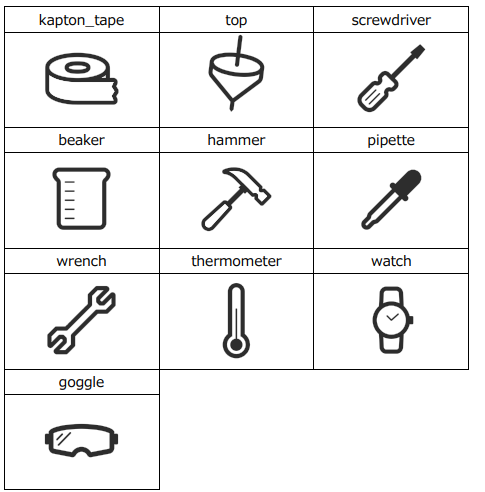
#> input picture PythonImageContouring/All.png, 485 x 492 px
$ python main.py
#> lines starting #> are read from the running program, lines starting #| are printed output that depends on the picture; after the words box and inside, x2 and y2 are one past the last pixel; in counts of white or black regions, pixels touching at a corner belong together
import cv2  # OpenCV Library

# Image to detect shapes on below
image = cv2.imread("All.png")
#> image is the input picture: shape (492, 485, 3); mean B, G, R 239.3, 239.3, 239.3

gray_image = cv2.cvtColor(image, cv2.COLOR_BGR2GRAY)  # Converting to gray image

# Setting threshold value to get new image (In simpler terms: this function checks every pixel, and depending on how
# dark the pixel is, the threshold value will convert the pixel to either black or white (0 or 1)).
_, thresh_image = cv2.threshold(gray_image, 245, 250, cv2.THRESH_BINARY)
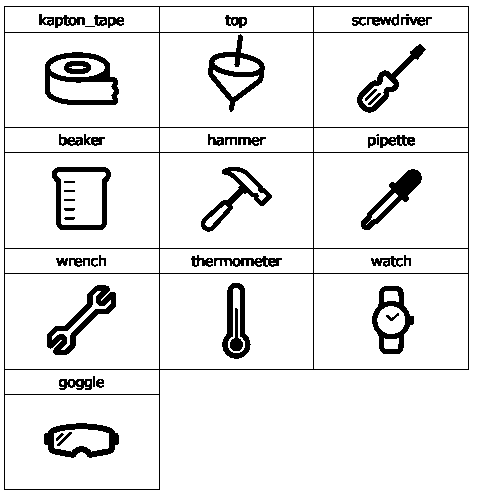
#> thresh_image: shape (492, 485); values 0 (black) and 250 (white), 91.4% white; 53 black regions (4 under 20 px)

# Retrieving outer-edge coordinates in the new threshold image
contours, hierarchy = cv2.findContours(thresh_image, cv2.RETR_TREE, cv2.CHAIN_APPROX_SIMPLE)
#> contours = 131 contours, 42 with area under 20; largest, box (x1, y1, x2, y2) and area: (0, 0, 485, 492) 237644, (3, 5, 470, 491) 188928, (314, 274, 468, 369) 14382, (5, 274, 159, 369) 14382, (314, 153, 468, 248) 14382

# Iterating through each contour to retrieve coordinates of each shape
for i, contour in enumerate(contours):
    if i == 0:
        continue

    # The 2 lines below this comment will approximate the shape we want. The reason being that in certain cases the
    # shape we want might have flaws or might be imperfect, and so, for example, if we have a rectangle with a
    # small piece missing, the program will still count it as a rectangle. The epsilon value will specify the
    # precision in which we approximate our shape.
    epsilon = 0.1 * cv2.arcLength(contour, True)
    approx = cv2.approxPolyDP(contour, epsilon, True)

    # Drawing the outer-edges onto the image
    cv2.drawContours(image, contour, 0, (0, 0, 0), 4)

    # Retrieving coordinates of the contour so that we can put text over the shape.
    x, y, w, h = cv2.boundingRect(approx)
    x_mid = int(x + (w / 3))  # This is an estimation of where the middle of the shape is in terms of the x-axis.
    y_mid = int(y + (h / 1.5))  # This is an estimation of where the middle of the shape is in terms of the y-axis.

    # Setting some variables which will be used to display text on the final image
    coords = (x_mid, y_mid)
    colour = (0, 0, 0)
    font = cv2.FONT_HERSHEY_DUPLEX

    print(len(approx))

    cv2.putText(image, str(len(approx)), coords, font, 1, colour, 1)  # Text on the image
#> this loop made 131 passes
#> (epsilon, approx, x, y, w, h, x_mid, y_mid) on passes 2, 3, 4, 5, 6, 7, 9, 11: (189.9, [[3, 6], [468, 5], [469, 369], [4, 490]], 3, 5, 467, 486, 158, 329), (49.2, [[5, 395], [5, 488], [158, 488], [158, 395]], 5, 395, 154, 94, 56, 457), (20.55, [[43, 434], [119, 443]], 43, 434, 77, 10, 68, 440), (14.88, [[54, 433], [108, 447]], 54, 433, 55, 15, 72, 443), (2.66, [[62, 432], [64, 434], [56, 441]], 56, 432, 9, 10, 59, 438), (4.56, [[71, 431], [57, 446]], 57, 431, 15, 16, 62, 441), (4.18, [[98, 378], [104, 380], [101, 388], [95, 385]], 95, 378, 10, 11, 98, 385), (13.83, [[58, 380], [92, 388]], 58, 380, 35, 9, 69, 386)
#> (contour, epsilon, approx, x, y, w, h, x_mid) on passes 8, 10, 30, 34, 36, 39: ([[5, 370], [5, 393], [158, 393], [158, 370]], 35.2, [[5, 370], [158, 393]], 5, 370, 154, 24, 56), ([[100, 380], [99, 381], [101, 381]], 0.483, [[101, 381], [100, 380], [99, 381]], 99, 380, 3, 2, 100), ([[314, 249], [314, 272], [467, 272], [467, 249]], 35.2, [[314, 249], [467, 272]], 314, 249, 154, 24, 365), ([[160, 249], [160, 272], [312, 272], [312, 249]], 35, [[160, 249], [312, 272]], 160, 249, 153, 24, 211), ([[271, 263], [272, 264], [273, 263], [275, 263]], 0.883, [[271, 263], [272, 264], [275, 263]], 271, 263, 5, 2, 272), ([[258, 259], [257, 260], [259, 260]], 0.483, [[259, 260], [258, 259], [257, 260]], 257, 259, 3, 2, 258)
#| 4
#| 4
#| 2
#| 2
#| 3
#| 2
#| 2
#| 4
#> (further printed lines are left out)
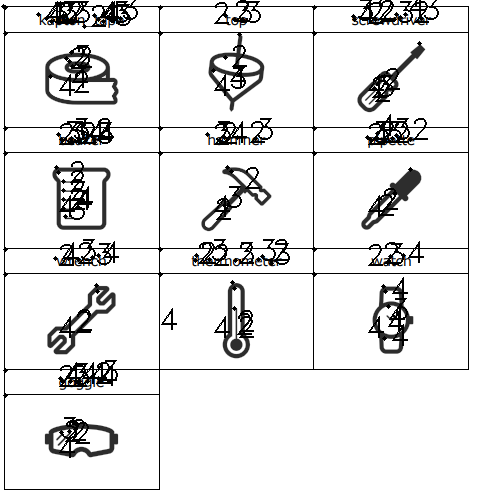
#> image: shape (492, 485, 3); 4.65% of pixels changed, all inside (x1, y1, x2, y2) = (1, 0, 439, 458)

# Displaying the image with the detected shapes onto the screen
cv2.imshow("shapes_detected", image)
cv2.waitKey(0)
